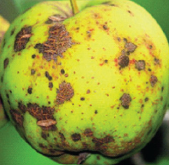
#> input picture Apple Disease Segmentation using K-Means/Images/blotch7.PNG, 169 x 165 px
$ jupyter execute 'Apple Disease Segmentation using K-Means.ipynb'   (shell and % lines are left out)
#> lines starting #> are read from the running program, lines starting #| are printed output that depends on the picture; after the words box and inside, x2 and y2 are one past the last pixel; in counts of white or black regions, pixels touching at a corner belong together
## Import Libraries

[cell 1]
import cv2
import numpy as np
import matplotlib.pyplot as plt

## K-Means Image Segmentation Algorithm

Image segmentation is a convenient and effective method for detecting foreground objects in images with stationary background. Background subtraction is a commonly used class of techniques for segmenting objects of interest in a scene. This task has been widely studied in the literature. Specular reflections, background clutter, shading and shadows are the major factors that affect the efficiency of the system. Therefore, in order to reduce the scene complexity, it might be interesting to perform image segmentation focusing on the object‘s description only.

K-means clustering technique is used for the defect segmentation. Images are partitioned into four clusters in which one or more cluster contains only infected region of the fruit. K-means clustering algorithm was developed by J. MacQueen (1967) and later by J. A. Hartigan & M. A. Wong (179). The K-means clustering algorithms classify the objects (pixels in our problem) into K number of classes based on a set of features.

Following are the steps to be followed for this algorithm

1. Read input image
2. Transform image from RGB to L\*a\*b\* color space.
3. Classify colors using K-Means clustering in 'a\*b\*' space.
4. Label each pixel in the image from the results of K-Means.
5. Generate images that segment the image by color.
6. Select disease containing segment.

### Step 1: Read input image

We are experimenting for an apple fruit that is infected with apple scab disease

[cell 2]
img = cv2.imread('Images/blotch7.PNG')
#> img is the input picture: shape (165, 169, 3); mean B, G, R 58.1, 158.7, 154.8

rgb_img = cv2.cvtColor(img,cv2.COLOR_BGR2RGB)

gray_img = cv2.cvtColor(img,cv2.COLOR_BGR2GRAY)

fig, (ax1, ax2) = plt.subplots(1, 2, figsize=(15, 5))

ax1.imshow(rgb_img)
ax1.set_xlabel('Original')
ax2.imshow(gray_img, 'gray')
ax2.set_xlabel('Grayscale')

### Step 2: Transform image from RGB to L\*a\*b\* color space.

[cell 3]
lab_img = cv2.cvtColor(rgb_img,cv2.COLOR_RGB2LAB)
#> lab_img: shape (165, 169, 3); mean of channels 0, 1, 2 160, 114.3, 176.5

fig, (ax1, ax2) = plt.subplots(1, 2, figsize=(15, 5))

ax1.imshow(rgb_img)
ax1.set_xlabel('Original')
ax2.imshow(lab_img)
ax2.set_xlabel('L*a*b* Image')
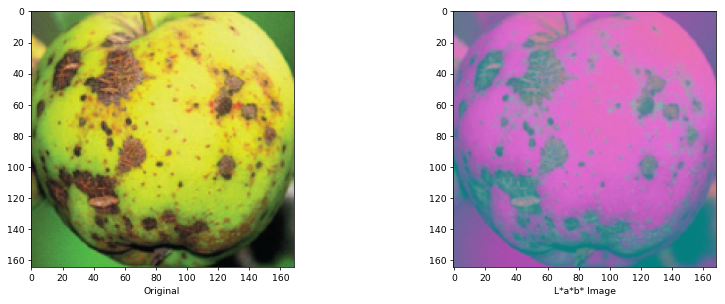
#> figure drawn by matplotlib, 2 panels

### Steps 3, 4 and 5 altogether

[cell 4]
## Removing the "L" channel from the LAB color space
lab_img[:, :, 0] = 0
#> lab_img: shape (165, 169, 3); mean of channels 0, 1, 2 0, 114.3, 176.5

# convert to np.float32
Z = lab_img.reshape((-1,3))
Z = np.float32(Z)

# define criteria, number of clusters(K) and apply kmeans()
criteria = (cv2.TERM_CRITERIA_EPS + cv2.TERM_CRITERIA_MAX_ITER, 10, 1.0)
K = 4

ret,label,center=cv2.kmeans(Z,K,None,criteria,10,cv2.KMEANS_RANDOM_CENTERS)
#> ret = 3938027.7; center = [[0, 130, 145.1], [0, 107.6, 198.4], [0, 99.8, 165.5], [0, 126.2, 183.5]]

# Now convert back into uint8, and make original image
center = np.uint8(center)
#> center = [[0, 130, 145], [0, 107, 198], [0, 99, 165], [0, 126, 183]]
res = center[label.flatten()]
res2 = res.reshape((img.shape))

#blur = cv2.medianBlur(res2, 7)

#edges = cv2.Canny(img,150,200)

gray_res = cv2.cvtColor(res2, cv2.COLOR_RGB2GRAY)
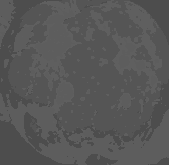
#> gray_res: shape (165, 169); min 77, max 95, mean 86.9

values = list(set(gray_res.flatten()))
#> values = [85, 77, 93, 95]
print("Cluster Indexes :", values)
#| Cluster Indexes : [85, 77, 93, 95]

mask1 = np.where((gray_res == values[0]), 1, 0).astype('uint8')
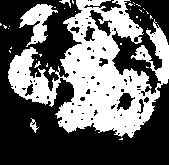
#> mask1: shape (165, 169); values 0 (black) and 1 (white), 40.2% white; 34 white regions (29 under 20 px), largest, box (x1, y1, x2, y2) and area: (8, 0, 169, 138) 10270, (19, 4, 58, 47) 719, (30, 118, 39, 133) 53, (59, 0, 71, 8) 35, (34, 61, 41, 68) 21
mask2 = np.where((gray_res == values[1]), 1, 0).astype('uint8')
#> mask2: shape (165, 169); values 0 (black) and 1 (white), 20.1% white; 61 white regions (51 under 20 px), largest, box (x1, y1, x2, y2) and area: (0, 112, 78, 165) 1902, (0, 0, 62, 109) 1399, (121, 79, 169, 142) 708
mask3 = np.where((gray_res == values[2]), 1, 0).astype('uint8')
#> mask3: shape (165, 169); values 0 (black) and 1 (white), 24.5% white; 55 white regions (40 under 20 px), largest, box (x1, y1, x2, y2) and area: (0, 93, 169, 165) 4182, (34, 7, 75, 62) 965, (14, 26, 32, 52) 302
mask4 = np.where((gray_res == values[3]), 1, 0).astype('uint8')
#> mask4: shape (165, 169); values 0 (black) and 1 (white), 15.2% white; 179 white regions (162 under 20 px), largest, box (x1, y1, x2, y2) and area: (112, 1, 162, 96) 1537, (25, 21, 82, 87) 668, (40, 0, 81, 44) 413

dis1 = cv2.bitwise_and(rgb_img, rgb_img, mask=mask1)
dis2 = cv2.bitwise_and(rgb_img, rgb_img, mask=mask2)
dis3 = cv2.bitwise_and(rgb_img, rgb_img, mask=mask3)
dis4 = cv2.bitwise_and(rgb_img, rgb_img, mask=mask4)

fig, ((ax1, ax2, ax3),(ax4, ax5, ax6)) = plt.subplots(2, 3, figsize=(16,11))

ax1.imshow(rgb_img)
ax1.set_xlabel('Original Image')
ax2.imshow(dis4)
ax2.set_xlabel('First Cluster')
ax3.imshow(dis1)
ax3.set_xlabel('Second Cluster')
ax4.imshow(dis2)
ax4.set_xlabel('Third Cluster')
ax5.imshow(dis3)
ax5.set_xlabel('Fourth Cluster')
ax6.imshow(gray_res, 'gray')
ax6.set_xlabel('Grayscale based on Cluster Index')

### Step 6: Select disease containing segment.

From above images, we can clearly identify that first and the fourth are the clusters with disease containing segments

## Complete algorithm code

Trying this algorithm on different images

[cell 5]
img = cv2.imread('Images/scab2.png')
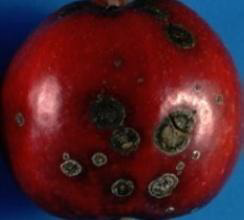
#> input picture Apple Disease Segmentation using K-Means/Images/scab2.png, 244 x 220 px
#> img is the input picture: shape (220, 244, 3); mean B, G, R 38.5, 31.4, 80.2

rgb_img = cv2.cvtColor(img,cv2.COLOR_BGR2RGB)
#> rgb_img: shape (220, 244, 3)

lab_img = cv2.cvtColor(rgb_img,cv2.COLOR_RGB2LAB)
#> lab_img: shape (220, 244, 3); mean of channels 0, 1, 2 55, 152.4, 137.5
lab_img[:, :, 0] = 0
#> lab_img: shape (220, 244, 3); mean of channels 0, 1, 2 0, 152.4, 137.5
#print(lab_img)

# convert to np.float32
Z = lab_img.reshape((-1,3))
Z = np.float32(Z)

# define criteria, number of clusters(K) and apply kmeans()
criteria = (cv2.TERM_CRITERIA_EPS + cv2.TERM_CRITERIA_MAX_ITER, 10, 1.0)
K = 4

ret,label,center=cv2.kmeans(Z,K,None,criteria,10,cv2.KMEANS_RANDOM_CENTERS)
#> ret = 3403529.5; center = [[0, 133.6, 95.3], [0, 154.9, 141], [0, 134.4, 131.4], [0, 168.6, 155.6]]

# Now convert back into uint8, and make original image
center = np.uint8(center)
#> center = [[0, 133, 95], [0, 154, 141], [0, 134, 131], [0, 168, 155]]
res = center[label.flatten()]
res2 = res.reshape((img.shape))
#> res2: shape (220, 244, 3)

#blur = cv2.medianBlur(res2, 7)

#edges = cv2.Canny(img,150,200)

gray_res = cv2.cvtColor(res2, cv2.COLOR_RGB2GRAY)
#> gray_res: shape (220, 244)

values = list(set(gray_res.flatten()))
#> values = [89, 106, 116, 94]
print(values)
#| [89, 106, 116, 94]

mask1 = np.where((gray_res == values[0]), 1, 0).astype('uint8')
#> mask1: shape (220, 244); values 0 (black) and 1 (white), 14.6% white; 7 white regions (2 under 20 px), largest, box (x1, y1, x2, y2) and area: (0, 0, 84, 62) 2293, (180, 0, 244, 86) 2241, (170, 152, 244, 220) 1866, (0, 160, 62, 220) 1434, (0, 64, 4, 70) 20
mask2 = np.where((gray_res == values[1]), 1, 0).astype('uint8')
#> mask2: shape (220, 244); values 0 (black) and 1 (white), 29% white; 28 white regions (24 under 20 px), largest, box (x1, y1, x2, y2) and area: (1, 0, 244, 216) 14113, (32, 78, 64, 134) 1367, (96, 0, 108, 4) 40, (114, 0, 123, 4) 25
mask3 = np.where((gray_res == values[2]), 1, 0).astype('uint8')
#> mask3: shape (220, 244); values 0 (black) and 1 (white), 35.5% white; 17 white regions (14 under 20 px), largest, box (x1, y1, x2, y2) and area: (4, 14, 240, 200) 18366, (132, 144, 174, 182) 647, (178, 8, 184, 14) 27
mask4 = np.where((gray_res == values[3]), 1, 0).astype('uint8')
#> mask4: shape (220, 244); values 0 (black) and 1 (white), 20.8% white; 51 white regions (35 under 20 px), largest, box (x1, y1, x2, y2) and area: (0, 52, 220, 220) 3019, (86, 92, 142, 158) 2216, (16, 0, 170, 52) 1670

dis1 = cv2.bitwise_and(rgb_img, rgb_img, mask=mask1)
#> dis1: shape (220, 244, 3)
dis2 = cv2.bitwise_and(rgb_img, rgb_img, mask=mask2)
#> dis2: shape (220, 244, 3)
dis3 = cv2.bitwise_and(rgb_img, rgb_img, mask=mask3)
#> dis3: shape (220, 244, 3)
dis4 = cv2.bitwise_and(rgb_img, rgb_img, mask=mask4)
#> dis4: shape (220, 244, 3)

fig, ((ax1, ax2, ax3),(ax4, ax5, ax6)) = plt.subplots(2, 3, figsize=(15,10))

ax1.imshow(rgb_img)
ax1.set_xlabel('Original Image')
ax2.imshow(dis4)
ax2.set_xlabel('First Cluster')
ax3.imshow(dis1)
ax3.set_xlabel('Second Cluster')
ax4.imshow(dis2)
ax4.set_xlabel('Third Cluster')
ax5.imshow(dis3)
ax5.set_xlabel('Fourth Cluster')
ax6.imshow(gray_res, 'gray')
ax6.set_xlabel('Grayscale based on Cluster Index')

Note :

For some cases you might need to vary the number of clusters, it usually depends on the disease type. For example, for an apple affected with a disease called "apple rot", you might need to change the number of clusters from 4 to 3

[cell 6]
img = cv2.imread('Images/rot2.png')
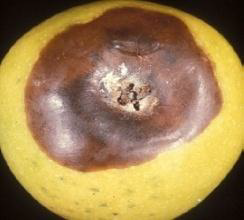
#> input picture Apple Disease Segmentation using K-Means/Images/rot2.png, 244 x 220 px
#> img is the input picture: shape (220, 244, 3); mean B, G, R 80.5, 130.3, 160.4

rgb_img = cv2.cvtColor(img,cv2.COLOR_BGR2RGB)

lab_img = cv2.cvtColor(rgb_img,cv2.COLOR_RGB2LAB)
#> lab_img: shape (220, 244, 3); mean of channels 0, 1, 2 140.4, 133.8, 157.5
lab_img[:, :, 0] = 0
#> lab_img: shape (220, 244, 3); mean of channels 0, 1, 2 0, 133.8, 157.5
#print(lab_img)

# convert to np.float32
Z = lab_img.reshape((-1,3))
Z = np.float32(Z)

# define criteria, number of clusters(K) and apply kmeans()
criteria = (cv2.TERM_CRITERIA_EPS + cv2.TERM_CRITERIA_MAX_ITER, 10, 1.0)
K = 3

ret,label,center=cv2.kmeans(Z,K,None,criteria,10,cv2.KMEANS_RANDOM_CENTERS)
#> ret = 2928265.9; center = [[0, 144.5, 151.9], [0, 125.5, 183.3], [0, 135.5, 135.4]]

# Now convert back into uint8, and make original image
center = np.uint8(center)
#> center = [[0, 144, 151], [0, 125, 183], [0, 135, 135]]
res = center[label.flatten()]
res2 = res.reshape((img.shape))
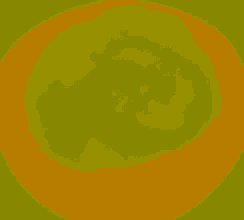
#> res2: shape (220, 244, 3); mean B, G, R 0, 133.3, 157

#blur = cv2.medianBlur(res2, 7)

#edges = cv2.Canny(img,150,200)

gray_res = cv2.cvtColor(res2, cv2.COLOR_RGB2GRAY)
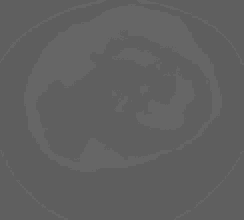
#> gray_res: shape (220, 244); min 94, max 102, mean 96.3

values = list(set(gray_res.flatten()))
#> values = [94, 102, 95]
print(values)
#| [94, 102, 95]

mask1 = np.where((gray_res == values[0]), 1, 0).astype('uint8')
#> mask1: shape (220, 244); values 0 (black) and 1 (white), 38.1% white; 8 white regions (7 under 20 px), largest, box (x1, y1, x2, y2) and area: (0, 0, 244, 220) 20441
mask2 = np.where((gray_res == values[1]), 1, 0).astype('uint8')
#> mask2: shape (220, 244); values 0 (black) and 1 (white), 23.5% white; 48 white regions (30 under 20 px), largest, box (x1, y1, x2, y2) and area: (24, 4, 222, 172) 9513, (136, 66, 196, 130) 1557, (112, 48, 160, 68) 471
mask3 = np.where((gray_res == values[2]), 1, 0).astype('uint8')
#> mask3: shape (220, 244); values 0 (black) and 1 (white), 38.4% white; 17 white regions (12 under 20 px), largest, box (x1, y1, x2, y2) and area: (36, 30, 212, 162) 12886, (0, 0, 97, 61) 2104, (147, 0, 244, 63) 1991, (176, 152, 244, 220) 1916, (0, 151, 64, 220) 1690
#mask4 = np.where((gray_res == values[3]), 1, 0).astype('uint8')

dis1 = cv2.bitwise_and(rgb_img, rgb_img, mask=mask1)
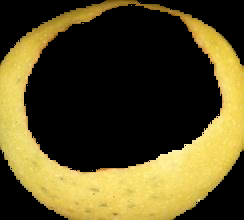
#> dis1: shape (220, 244, 3); mean R, G, B 86, 75.4, 35.1
dis2 = cv2.bitwise_and(rgb_img, rgb_img, mask=mask2)
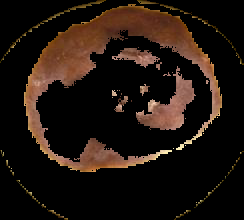
#> dis2: shape (220, 244, 3); mean R, G, B 31.8, 20.8, 14.3
dis3 = cv2.bitwise_and(rgb_img, rgb_img, mask=mask3)
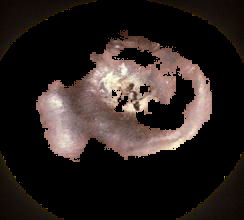
#> dis3: shape (220, 244, 3); mean R, G, B 42.6, 34.1, 31.1
#dis4 = cv2.bitwise_and(rgb_img, rgb_img, mask=mask4)

fig, ((ax1, ax2, ax3),(ax4, ax5, ax6)) = plt.subplots(2, 3, figsize=(15,10))

ax1.imshow(rgb_img)
ax1.set_xlabel('Original Image')
ax2.imshow(dis1)
ax2.set_xlabel('First Cluster')
ax3.imshow(dis2)
ax3.set_xlabel('Second Cluster')
ax4.imshow(dis3)
ax4.set_xlabel('Third Cluster')
ax5.imshow(lab_img)
ax5.set_xlabel('L*a*b* colorspace')
ax6.imshow(gray_res, 'gray')
ax6.set_xlabel('Grayscale based on Cluster Index')
